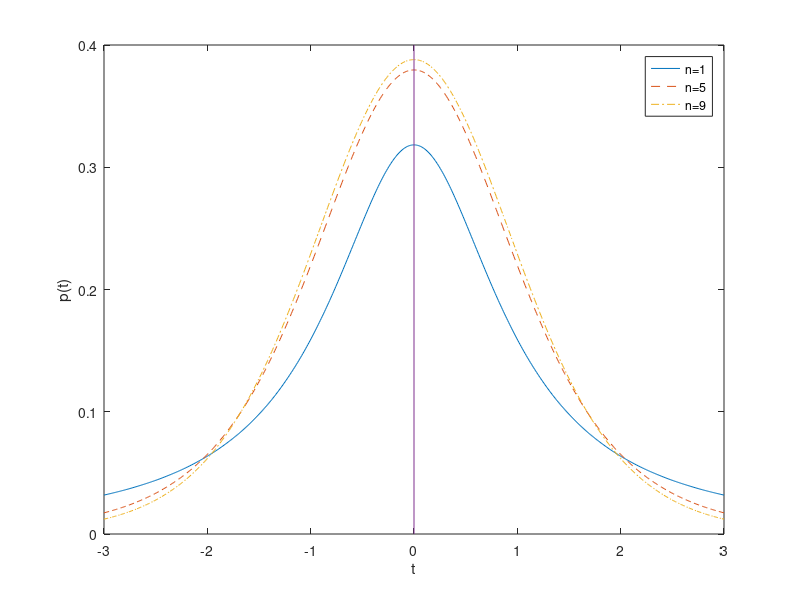

Source code (MATLAB):
% tdistplot.m
t = linspace(-3,3,600); lm = {'-','--','-.'};
f = @(x) (1./sqrt(x*pi)).*(gamma((x+1)/2)./gamma(x/2)).*(1+t.^2 /x).^(-(x+1)/2);
for i = 1:3
    nu = 4*(i-1)+1; y = f(nu); plot(t,y,lm{i}); hold on
end
hold off, axis([-3 3 0 0.4]), xlabel('t'), ylabel('p(t)'), line([0 0],[0 0.4])
legend('n=1','n=5','n=9','location','best')
